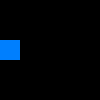
Frame 1 (no input)
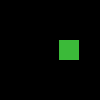
Frame 60 (the mouse pressed at the canvas centre just before this capture)
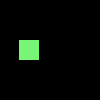
Frame 120 (the mouse held since frame 60 and released just before this capture)

The Processing sketch that drew these frames (run headless with seeded random() and noise(); from frame 60 on, the mouse is pressed at the canvas centre):

// Processing sketch: Part_5
// ── Part_5.pde
int i;
int j;
int k;
int l;
int colourR;
int colourG;
int colourB;
void setup()
{
  size(100, 100);
  noStroke();
  i=0;
  j=-99;
  k=40;
  l=40;
  colourR=0;
  colourG=127;
  colourB=254;
  frameRate(60);
}
void draw()
{
  background(0);

  fill(colourR, colourG, colourB);
  if (colourR++ >= 255)
  {
    colourR = 0;
  }
  if (colourG++ >= 255)
  {
    colourG = 0;
  }
  if (colourB++ >= 255)
  {
    colourB = 0;
  }
  
  rect(i, k, 20, 20);
  if (i++ >= 99)
  {
    i=0;
  }

  rect(j, 40, 20, 20);
  if (j++ >= 0)
  {
    j=-99;
  }
}
